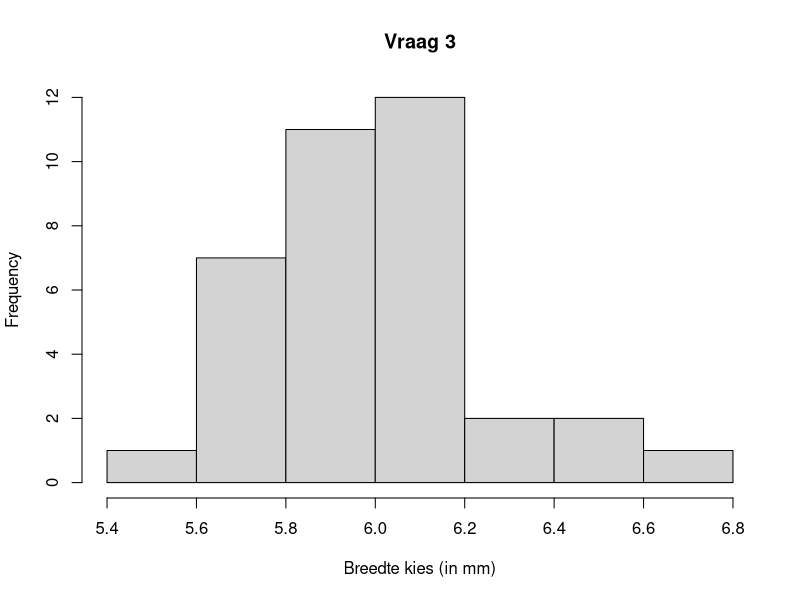
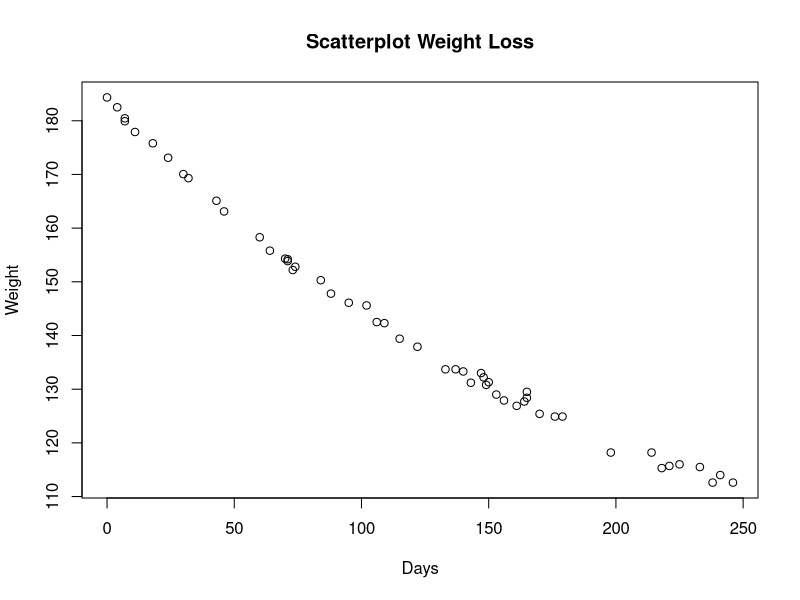

Source code (R) for these figures, in order:
## ---- chunk 1
knitr::opts_chunk$set(echo = TRUE)
## ---- chunk 2
x <- c(1,2,40,11,13,19)
## ---- chunk 3
mean(x)
## ---- chunk 4
median(x)
## ---- chunk 5

## ---- chunk 6
x <- c(14, 15, 13, 21, 15, 14, 26, 16, 20, 13) 
## ---- chunk 7
fivenum(x)
## ---- chunk 8
IQR(x)
## ---- chunk 9

## ---- chunk 10
x <- c(6.1,5.7,6.0,6.5,6.0,5.7,6.1,5.8,5.9,6.0,6.2,6.0,6.3,6.2,6.0,6.2,6.0,5.7,6.2,5.8,5.7,6.3,6.2,5.7,6.2,6.1,5.9,6.5,5.4,6.7,5.9,6.1,5.9,5.9,6.1,6.1)
## ---- chunk 11
hist(x, xlab="Breedte kies (in mm)", main="Vraag 3")
## ---- chunk 12
data(wtloss, package="MASS")
## ---- chunk 13
plot(wtloss, main="Scatterplot Weight Loss")
## ---- chunk 14
cor(wtloss, method = "pearson")
## ---- chunk 15
x <- c(29.6, 21.5, 28.0, 34.6, 44.9)
## ---- chunk 16
controle <- c(3.4,1.6,4.4,2.9,3.5,2.3,2.9,2.8,2.7,2.5,2.6,2.3,3.7,1.6,2.7,1.6,2.3,3.0,2.0,2.3,1.8,3.2,2.3,2.0,2.4,2.6,2.5,2.4)
mest <- c(2.8,1.9,1.9,2.7,3.6,2.3,1.2,1.8,2.4,2.7,2.2,2.6,3.6,1.3,1.2,3.0,0.9,1.4,1.5,1.2,2.4,2.6,1.7,1.8,1.4,1.7,1.8,1.5)
## ---- chunk 17
t.test(mest, controle, conf.level=0.95, paired=T)
## ---- chunk 18
obs <- matrix(c(30,10,49,55), nrow=2)
dimnames(obs) <- list(Wilgen = c("Aanwezig", "Afwezig"), Berken = c("Aanwezig", "Afwezig"))
obs.table <- as.table(obs)
